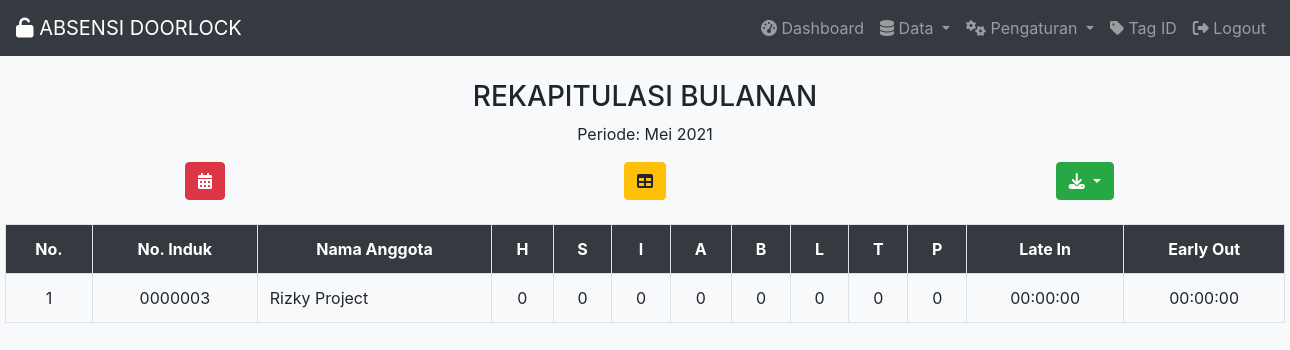
/rekapdata.php (signed in), run on the app's committed database.
### tables this page shows
CREATE TABLE `tabel_anggota` (
  `ID` varchar(20) NOT NULL,
  `ID_CHAT` varchar(20) NOT NULL,
  `NO_INDUK` varchar(20) NOT NULL,
  `NAMA` varchar(70) NOT NULL,
  `KELAMIN` enum('L','P') NOT NULL,
  `id_sub` int(20) NOT NULL,
  `SW` int(20) NOT NULL,
  `TERDAFTAR` varchar(20) NOT NULL,
  `Password` varchar(100) NOT NULL,
  `Level` enum('Anggota','Admin') NOT NULL,
  `id_shift` int(20) NOT NULL
);

### koneksidb.php (called while the page is built, shortened)
<?php
$server       = "localhost";
$user         = "root";
$password     = "";
$database     = "absensirfid";
$koneksi      = mysqli_connect($server, $user, $password, $database);
$Zona = 'Asia/Makassar';
date_default_timezone_set($Zona);
  if ($Zona == 'Asia/Jakarta') {
    $det = 25200;
  }
  else if ($Zona == 'Asia/Makassar') {
    $det = 28800;
  }
  else if ($Zona == 'Asia/Jayapura') {
    $det = 32400;
  }
function query($query) {
    global $koneksi;
    $result = mysqli_query($koneksi, $query );
    $box = [];
    while( $siswa = mysqli_fetch_assoc($result) ){
    $box[] = $siswa;
    }
    return $box;
}
 ?>

### rekapdata.php (the view, shortened to what this page needs)
<?php
require "template.php";
if(isset($_GET["bulan"]) AND isset($_GET["tahun"])){
   $bln = mysqli_escape_string($koneksi, $_GET["bulan"]);
   $thn = mysqli_escape_string($koneksi, $_GET["tahun"]);
}
else{
   $bln = date("m");
   $thn = date("Y");
}
$tgl_1 = $thn."-".$bln."-01";
$tgl_2 = $thn."-".$bln."-31";
switch ($bln) {
  case '05': $month = "Mei";      break;   case '11': $month = "November";  break;
}
$dataanggota = query("SELECT * FROM tabel_anggota WHERE Level = 'Anggota' ORDER BY NAMA ASC");
?>
<!DOCTYPE html>
<html>
<head>
</head>
<body>
  <center>
  	<h3 class="mt-2">REKAPITULASI BULANAN</h3>
     <p>Periode: <?=$month." ".$thn; ?></p>
	<div class="row mb-4">
    <div class="col">
      <button type="button" class="btn btn-danger" href="#" data-toggle="modal"data-target="#filter"  data-placement="bottom" title="Tanggal"><i class="fa fa-calendar"></i></button>
    </div>
    <div class="col">
       <a href="presensibulanan.php?tahun=<?=$thn;?>&bulan=<?=$bln;?>" class="btn btn-warning" data-toggle="tooltip" data-placement="bottom" title="Presensi Bulanan"><i class="fa fa-table"></i> </a>
    </div>
     <div class="col">
        <div class="dropdown">
          <button class="btn btn-success dropdown-toggle" type="button" data-toggle="dropdown" data-placement="bottom" title="Export"><i class="fa fa-download"></i>
           </button>
        </div>
     </div>
  </div>
<div class="table-responsive-sm">
<table class="table table-bordered table-hover table-striped" style="width: 80rem;">
   <tr class="text-center text-white bg-dark">
     <th>No.</th>
     <th>No. Induk</th>
     <th>Nama Anggota</th>
     <th>H</th>
     <th>S</th>
     <th>I</th>
     <th>A</th>
     <th>B</th>
     <th>L</th>
     <th>T</th>
     <th>P</th>
     <th>Late In</th>
     <th>Early Out</th>
   </tr>
<?php
    $i =1;
   foreach ($dataanggota as $anggota) :
     $ID = $anggota["ID"];
          $query =  "SELECT * FROM tabel_kehadiran WHERE ID = '$ID' AND KET = 'ALFA' AND TANGGAL BETWEEN '$tgl_1' AND '$tgl_2'";
          $result   = mysqli_query($koneksi, $query);
          $alfa     = mysqli_num_rows($result);
          $query2 = "SELECT * FROM tabel_kehadiran WHERE ID = '$ID' AND KET = 'SAKIT' AND TANGGAL BETWEEN '$tgl_1' AND '$tgl_2'";
          $result2   = mysqli_query($koneksi, $query2);
          $sakit     = mysqli_num_rows($result2);
          $query3 = "SELECT * FROM tabel_kehadiran WHERE ID = '$ID' AND KET = 'IZIN' AND TANGGAL BETWEEN '$tgl_1' AND '$tgl_2'";
          $result3   = mysqli_query($koneksi, $query3);
          $izin      = mysqli_num_rows($result3);
          $query4 = "SELECT * FROM tabel_kehadiran WHERE ID = '$ID' AND KET = 'BOLOS' AND TANGGAL BETWEEN '$tgl_1' AND '$tgl_2'";
          $result4   = mysqli_query($koneksi, $query4);
          $bolos     = mysqli_num_rows($result4);
          $query5 = "SELECT * FROM tabel_kehadiran WHERE ID = '$ID' AND KET = 'LUPA' AND TANGGAL BETWEEN '$tgl_1' AND '$tgl_2'";
          $result5   = mysqli_query($koneksi, $query5);
          $lupa     = mysqli_num_rows($result5);
          $query6 = "SELECT * FROM tabel_kehadiran WHERE ID = '$ID' AND KET = 'HADIR' AND TANGGAL BETWEEN '$tgl_1' AND '$tgl_2'";
          $result6   = mysqli_query($koneksi, $query6);
          $hadir     = mysqli_num_rows($result6);
          $query7      = "SELECT * FROM tabel_kehadiran WHERE ID = '$ID' AND LATE_IN != 0 AND TANGGAL BETWEEN '$tgl_1' AND '$tgl_2'";
          $result7     = mysqli_query($koneksi, $query7);
          $terlambat   = mysqli_num_rows($result7);
          $query8      = "SELECT * FROM tabel_kehadiran WHERE ID = '$ID' AND EARLY_OUT != 0 AND TANGGAL BETWEEN '$tgl_1' AND '$tgl_2'";
          $result8     = mysqli_query($koneksi, $query8);
          $plg_cepat   = mysqli_num_rows($result8);
          $query9      = "SELECT SUM(LATE_IN) AS 'sum_late' FROM tabel_kehadiran WHERE ID = '$ID' AND LATE_IN != 0 AND CHECK_IN != '00:00:00' AND TANGGAL BETWEEN '$tgl_1' AND '$tgl_2' ";
          $result9     = mysqli_query($koneksi, $query9);
          $late_in     = mysqli_fetch_array($result9);
          $f_late_in   = date("H:i:s", $late_in["sum_late"] - $det);
          $query10      = "SELECT SUM(EARLY_OUT) AS 'sum_early' FROM tabel_kehadiran WHERE ID = '$ID' AND EARLY_OUT != 0 AND CHECK_OUT != '00:00:00' AND TANGGAL BETWEEN '$tgl_1' AND '$tgl_2'";
          $result10     = mysqli_query($koneksi, $query10);
          $early_out    = mysqli_fetch_array($result10);
          $f_early_out   = date("H:i:s", $early_out["sum_early"] - $det);
 ?>
   <tr>
       <td class="text-center"><?= $i; ?></td>
       <td class="text-center"><?= $anggota["NO_INDUK"];?></td>
       <td><?= $anggota["NAMA"];?></td>
       <td class="text-center"><?= $hadir?></td>
       <td class="text-center"><?= $sakit;?></td>
       <td class="text-center"><?= $izin;?></td>
       <td class="text-center"><?= $alfa;?></td>
       <td class="text-center"><?= $bolos;?></td>
       <td class="text-center"><?= $lupa;?></td>
       <td class="text-center"><?= $terlambat;?></td>
       <td class="text-center"><?= $plg_cepat;?></td>
       <td class="text-center"><?=$f_late_in;?></td>
       <td class="text-center"><?=$f_early_out;?></td>
   </tr>
   <?php $i++;
         endforeach; ?>
</table>
</div>
  </center>
</body>
</html>

### data on the page
tabel_anggota: NO_INDUK "0000003", NAMA "Rizky Project", hadir "0", sakit "0", izin "0", alfa "0", bolos "0", lupa "0", terlambat "0", plg_cepat "0", f_late_in "00:00:00", f_early_out "00:00:00"

### other printed values
$month "Mei"
$thn "2021"
